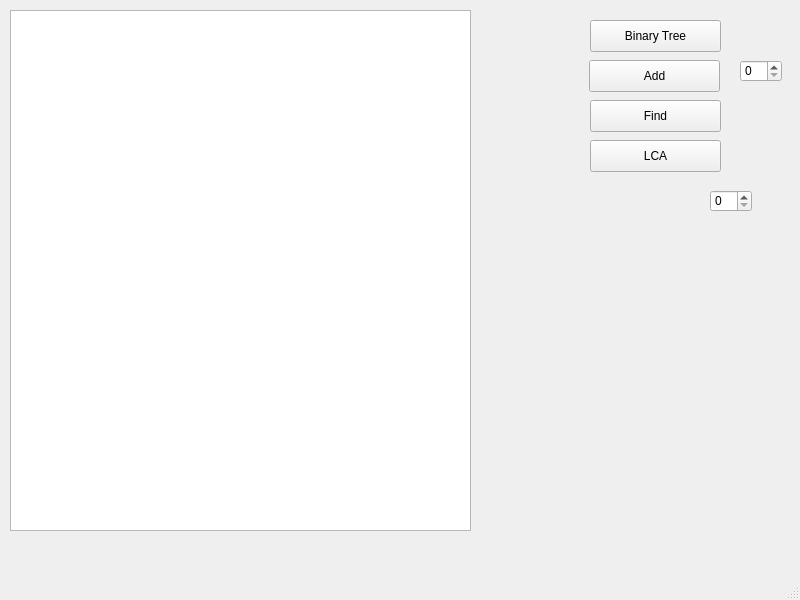
<?xml version="1.0" encoding="UTF-8"?>
<ui version="4.0">
 <class>MainWindow</class>
 <widget class="QMainWindow" name="MainWindow">
  <property name="geometry">
   <rect>
    <x>0</x>
    <y>0</y>
    <width>800</width>
    <height>600</height>
   </rect>
  </property>
  <property name="windowTitle">
   <string>MainWindow</string>
  </property>
  <widget class="QWidget" name="centralwidget">
   <widget class="QTextEdit" name="textEdit">
    <property name="geometry">
     <rect>
      <x>10</x>
      <y>10</y>
      <width>461</width>
      <height>521</height>
     </rect>
    </property>
    <property name="readOnly">
     <bool>true</bool>
    </property>
    <property name="acceptRichText">
     <bool>true</bool>
    </property>
   </widget>
   <widget class="QPushButton" name="pushButton_create_BinTree">
    <property name="geometry">
     <rect>
      <x>590</x>
      <y>20</y>
      <width>131</width>
      <height>32</height>
     </rect>
    </property>
    <property name="text">
     <string>Binary Tree</string>
    </property>
   </widget>
   <widget class="QPushButton" name="pushButton_add">
    <property name="geometry">
     <rect>
      <x>589</x>
      <y>60</y>
      <width>131</width>
      <height>32</height>
     </rect>
    </property>
    <property name="text">
     <string>Add</string>
    </property>
   </widget>
   <widget class="QSpinBox" name="spinBox_add">
    <property name="geometry">
     <rect>
      <x>740</x>
      <y>60</y>
      <width>42</width>
      <height>22</height>
     </rect>
    </property>
   </widget>
   <widget class="QPushButton" name="pushButton_find">
    <property name="geometry">
     <rect>
      <x>590</x>
      <y>100</y>
      <width>131</width>
      <height>32</height>
     </rect>
    </property>
    <property name="text">
     <string>Find</string>
    </property>
   </widget>
   <widget class="QSpinBox" name="spinBox_position">
    <property name="geometry">
     <rect>
      <x>710</x>
      <y>190</y>
      <width>42</width>
      <height>22</height>
     </rect>
    </property>
   </widget>
   <widget class="QPushButton" name="pushButton_find_LCA">
    <property name="geometry">
     <rect>
      <x>590</x>
      <y>140</y>
      <width>131</width>
      <height>32</height>
     </rect>
    </property>
    <property name="text">
     <string>LCA</string>
    </property>
   </widget>
  </widget>
  <widget class="QMenuBar" name="menubar">
   <property name="geometry">
    <rect>
     <x>0</x>
     <y>0</y>
     <width>800</width>
     <height>24</height>
    </rect>
   </property>
  </widget>
  <widget class="QStatusBar" name="statusbar"/>
 </widget>
 <resources/>
 <connections/>
</ui>
